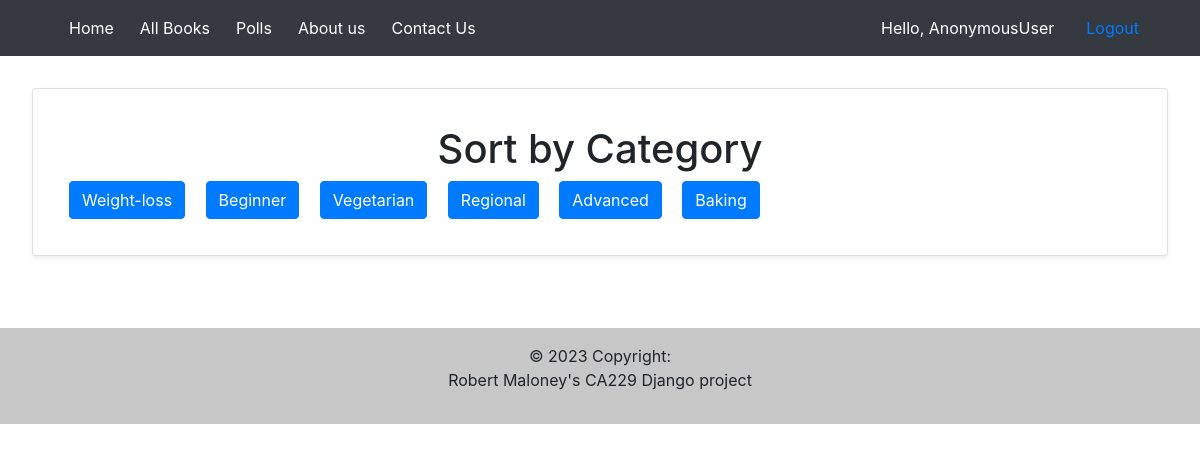
The page /books/category on the database its author committed.
### bookstoreapp/models.py (models this page shows, shortened)
class Book(models.Model):
    id = models.AutoField(primary_key=True)
    title = models.CharField(max_length=999)
    author_fname = models.CharField(max_length=999)
    author_lname = models.CharField(max_length=999)
    release_year = models.DecimalField(max_digits=4, decimal_places=0)
    price = models.DecimalField(max_digits=5, decimal_places=2) # number from 0.0-999.99
    synopsis = models.TextField()
    ADVANCED = "Advanced"
    BEGINNER = "Beginner"
    WEIGHTLOSS = "Weight-loss"
    VEGETARIAN = "Vegetarian"
    REGIONAL = "Regional"
    DRINKS = "Drinks"
    BAKING = "Baking"
    CATEGORY_CHOICES = [
        (ADVANCED, "Advanced"),
        (BEGINNER, "Beginner"),
        (WEIGHTLOSS, "Weight-loss"),
        (VEGETARIAN, "Vegetarian"),
        (REGIONAL, "Regional"),
        (DRINKS, "Drinks"),
        (BAKING, "Baking"),
        ]
    category = models.CharField(max_length=15, choices=CATEGORY_CHOICES, default=BEGINNER,)

### bookstoreapp/views.py (the view)
# urls.py: path('books/category', views.category, name='category'),
def category(request):
    category_set = set([x.category for x in Book.objects.all()])
    return render(request, 'category.html', {'categories': category_set})

### bookstoreapp/templates/category.html (shortened to what this page needs)
{% extends 'base.html' %}
{% block content %}
    <div class="card shadow-sm p-3 mb-5 bg-white rounded" style="margin: 2rem;">
        <div class="card-body">
            <h1 style="text-align: center;" style="margin-top: 20px;">Sort by Category</h1>
            {% for category in categories %}
            <a href="{% url 'booksbycategory' category %}" class="btn btn-primary btn-large" style="margin-right: 1rem;">{{ category }}</a>
            {% endfor %}
        </div>
    </div>
{% endblock %}

### rows shown on the page
Book: categories "Weight-loss"
Book: categories "Beginner"
Book: categories "Vegetarian"
Book: categories "Regional"
Book: categories "Advanced"
Book: categories "Baking"

### other values the page prints
{{ request.user }} "AnonymousUser"
